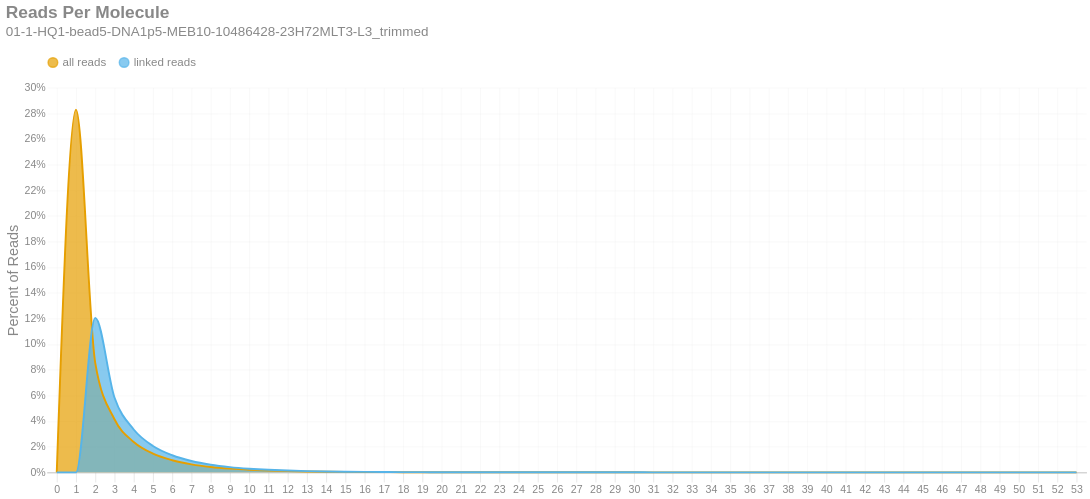

Notebook cell for this chart:
### Markdown cell above
### Reads per Molecule
This chart shows the distribution of the number of reads per linked molecule. That is, how many alignments are associated with a unique molecule. This excludes the number of reads associated with invalid or absent linked-read barcodes. The `linked` histogram is the percentages recalculated when disregarding singletons.

### Code cell
if SKIPLR:
    print_html(f"Skipped")
else:

    binned_counts = np.bincount(valids['reads'].astype(int))
    all_perc = (binned_counts / n_reads)
    linked_perc = (binned_counts / n_linked_reads)
    linked_perc[1] = 0
    binned_df = pd.DataFrame({
        'readsper': range(len(binned_counts)),
        'all reads': all_perc,
        'linked reads': linked_perc
    })
    with SafeRender(binned_df):
        (
            density_plot(binned_df, 'Reads Per Molecule', samplename, 'readspmol')
            .encode(
                x=alt.X('readsper:O', title=None).axis(labelAngle=0)
                    .scale(domainMax= binned_df['readsper'].max()),
                y=alt.Y('value:Q', title='Percent of Reads')
                    .axis(format='%')
                    .stack(False),
                color=alt.Color("key:N").scale(domain = ["all reads", "linked reads"]),
                tooltip = [
                    alt.Tooltip("key:N", title = "Data Type"),
                    alt.Tooltip("readsper:O", title="Reads Per Molecule"),
                    alt.Tooltip("value:Q", format = ".2%", title="% Reads")
                ]
            )
        ).display()

### Figure 1 — Vega-Lite specification as saved in the notebook (floating-point values rounded to 4 significant figures)
{"width": "container", "height": 400, "config": {"title": {"anchor": "start", "dy": -15, "fontSize": 18, "color": "#888888", "subtitleColor": "#888888", "subtitleFontSize": 14}, "arc": {"fill": "#0072B2"}, "axis": {"domainColor": "#888888", "domainWidth": 0.5, "gridWidth": 0.2, "grid": false, "titleFontWeight": 400, "titleFontSize": 15, "labelFontSize": 11, "labelColor": "#888888", "tickColor": "#888888", "tickWidth": 0.2, "titleColor": "#888888"}, "axisBand": {"grid": false}, "axisX": {"grid": true, "tickSize": 10, "domainCap": "round"}, "axisY": {"domain": false, "grid": true, "tickSize": 0, "domainCap": "round"}, "background": "transparent", "header": {"labelFontSize": 15, "labelColor": "#888888", "titleFontSize": 15, "titleFontWeight": 600, "titleColor": "#888888"}, "legend": {"labelFont": "sans-serif", "labelFontSize": 12, "labelColor": "#888888", "symbolSize": 100, "symbolType": "circle", "titleFontSize": 12, "titlePadding": 10, "titleColor": "#888888", "title": null, "orient": "top"}, "range": {"category": ["#E69F00", "#56B4E9", "#009E73", "#F0E442", "#0072B2", "#D55E00", "#CC79A7", "#000000"], "diverging": ["#cfe8f3", "#a2d4ec", "#73bfe2", "#46abdb", "#1696d2", "#12719e"]}, "area": {"fill": "#0072B2", "fillOpacity": 0.7, "line": true, "strokeOpacity": 0.7}, "line": {"color": "#0072B2", "stroke": "#0072B2", "strokeWidth": 2}, "trail": {"color": "#0072B2", "stroke": "#0072B2", "strokeWidth": 0, "size": 1}, "point": {"filled": true}, "text": {"color": "#888888", "fontSize": 11, "align": "right", "fontWeight": 400, "size": 11}, "bar": {"fill": "#0072B2", "stroke": null}, "view": {"stroke": null, "continuousWidth": 660, "continuousHeight": 400}}, "data": {"name": "data-ce8b46234811e7e09eb05da5f3ab49fe"}, "mark": {"type": "area", "interpolate": "monotone"}, "encoding": {"color": {"field": "key", "scale": {"domain": ["all reads", "linked reads"]}, "type": "nominal"}, "tooltip": [{"field": "key", "title": "Data Type", "type": "nominal"}, {"field": "readsper", "title": "Reads Per Molecule", "type": "ordinal"}, {"field": "value", "format": ".2%", "title": "% Reads", "type": "quantitative"}], "x": {"axis": {"labelAngle": 0}, "field": "readsper", "scale": {"domainMax": 53.0}, "title": null, "type": "ordinal"}, "y": {"axis": {"format": "%"}, "field": "value", "stack": false, "title": "Percent of Reads", "type": "quantitative"}}, "params": [{"name": "param_c36ac31b6afebe62", "select": {"type": "point", "fields": ["key"]}, "bind": "legend"}], "title": {"text": "Reads Per Molecule", "subtitle": "01-1-HQ1-bead5-DNA1p5-MEB10-10486428-23H72MLT3-L3_trimmed"}, "transform": [{"fold": ["all reads", "linked reads"]}, {"filter": {"param": "param_c36ac31b6afebe62"}}], "usermeta": {"embedOptions": {"downloadFileName": "01-1-HQ1-bead5-DNA1p5-MEB10-10486428-23H72MLT3-L3_trimmed.readspmol"}}, "$schema": "https://vega.github.io/schema/vega-lite/v6.4.1.json", "datasets": {"data-ce8b46234811e7e09eb05da5f3ab49fe": [{"readsper": 0, "all reads": 0.0, "linked reads": 0.0}, {"readsper": 1, "all reads": 0.2828, "linked reads": 0.0}, {"readsper": 2, "all reads": 0.08537, "linked reads": 0.1204}, {"readsper": 3, "all reads": 0.04139, "linked reads": 0.05838}, {"readsper": 4, "all reads": 0.02369, "linked reads": 0.03342}, {"readsper": 5, "all reads": 0.01458, "linked reads": 0.02057}, {"readsper": 6, "all reads": 0.009446, "linked reads": 0.01333}, {"readsper": 7, "all reads": 0.00625, "linked reads": 0.008817}, {"readsper": 8, "all reads": 0.004197, "linked reads": 0.005921}, {"readsper": 9, "all reads": 0.002876, "linked reads": 0.004057}, {"readsper": 10, "all reads": 0.001997, "linked reads": 0.002817}, {"readsper": 11, "all reads": 0.001386, "linked reads": 0.001956}, {"readsper": 12, "all reads": 0.0009771, "linked reads": 0.001378}, {"readsper": 13, "all reads": 0.000689, "linked reads": 0.000972}, {"readsper": 14, "all reads": 0.0004908, "linked reads": 0.0006923}, {"readsper": 15, "all reads": 0.0003584, "linked reads": 0.0005055}, {"readsper": 16, "all reads": 0.000252, "linked reads": 0.0003555}, {"readsper": 17, "all reads": 0.000186, "linked reads": 0.0002625}, {"readsper": 18, "all reads": 0.0001344, "linked reads": 0.0001896}, {"readsper": 19, "all reads": 9.993e-05, "linked reads": 0.000141}, {"readsper": 20, "all reads": 7.199e-05, "linked reads": 0.0001016}, {"readsper": 21, "all reads": 5.47e-05, "linked reads": 7.717e-05}, {"readsper": 22, "all reads": 3.993e-05, "linked reads": 5.633e-05}, {"readsper": 23, "all reads": 3.322e-05, "linked reads": 4.687e-05}, {"readsper": 24, "all reads": 2.226e-05, "linked reads": 3.14e-05}, {"readsper": 25, "all reads": 1.98e-05, "linked reads": 2.794e-05}, {"readsper": 26, "all reads": 1.252e-05, "linked reads": 1.765e-05}, {"readsper": 27, "all reads": 9.354e-06, "linked reads": 1.32e-05}, {"readsper": 28, "all reads": 7.612e-06, "linked reads": 1.074e-05}, {"readsper": 29, "all reads": 6.193e-06, "linked reads": 8.736e-06}, {"readsper": 30, "all reads": 4.258e-06, "linked reads": 6.006e-06}, {"readsper": 31, "all reads": 2.451e-06, "linked reads": 3.458e-06}, {"readsper": 32, "all reads": 2.064e-06, "linked reads": 2.912e-06}, {"readsper": 33, "all reads": 2e-06, "linked reads": 2.821e-06}, {"readsper": 34, "all reads": 1.742e-06, "linked reads": 2.457e-06}, {"readsper": 35, "all reads": 1.032e-06, "linked reads": 1.456e-06}, {"readsper": 36, "all reads": 9.031e-07, "linked reads": 1.274e-06}, {"readsper": 37, "all reads": 7.096e-07, "linked reads": 1.001e-06}, {"readsper": 38, "all reads": 3.871e-07, "linked reads": 5.46e-07}, {"readsper": 39, "all reads": 4.516e-07, "linked reads": 6.37e-07}, {"readsper": 40, "all reads": 1.29e-07, "linked reads": 1.82e-07}, {"readsper": 41, "all reads": 6.451e-08, "linked reads": 9.1e-08}, {"readsper": 42, "all reads": 0.0, "linked reads": 0.0}, {"readsper": 43, "all reads": 0.0, "linked reads": 0.0}, {"readsper": 44, "all reads": 1.935e-07, "linked reads": 2.73e-07}, {"readsper": 45, "all reads": 0.0, "linked reads": 0.0}, {"readsper": 46, "all reads": 6.451e-08, "linked reads": 9.1e-08}, {"readsper": 47, "all reads": 0.0, "linked reads": 0.0}, {"readsper": 48, "all reads": 6.451e-08, "linked reads": 9.1e-08}, {"readsper": 49, "all reads": 0.0, "linked reads": 0.0}, {"readsper": 50, "all reads": 0.0, "linked reads": 0.0}, {"readsper": 51, "all reads": 0.0, "linked reads": 0.0}, {"readsper": 52, "all reads": 0.0, "linked reads": 0.0}, {"readsper": 53, "all reads": 6.451e-08, "linked reads": 9.1e-08}]}}
